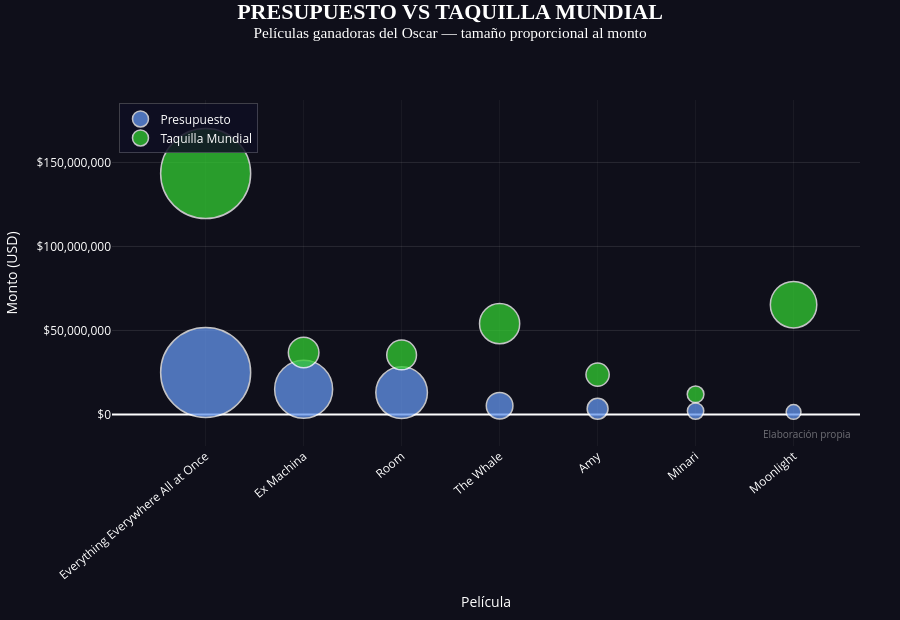

Source (notebook cell):
### Code cell
import plotly.graph_objects as go

# ── Filtrar solo películas que ganaron Oscar ──────────────────────────────────
df_oscar = (
    a24[a24["OSCAR"] == "YES"]
    .sort_values("PRESUPUESTO", ascending=False)
    .reset_index(drop=True)
)

# ── Figura ────────────────────────────────────────────────────────────────────
fig = go.Figure()

# Burbuja — Presupuesto
fig.add_trace(
    go.Scatter(
        x=df_oscar["TITULO"],
        y=df_oscar["PRESUPUESTO"],
        mode="markers",
        name="Presupuesto",
        marker=dict(
            size=df_oscar["PRESUPUESTO"] / df_oscar["PRESUPUESTO"].max() * 80 + 10,
            color="cornflowerblue",
            opacity=0.75,
            line=dict(width=1.5, color="white"),
        ),
        hovertemplate=(
            "<b>%{x}</b><br>"
            "Presupuesto: $%{y:,.0f}<extra></extra>"
        ),
    )
)

# Burbuja — Taquilla Mundial
fig.add_trace(
    go.Scatter(
        x=df_oscar["TITULO"],
        y=df_oscar["TAQUILLA MUNDIAL"],
        mode="markers",
        name="Taquilla Mundial",
        marker=dict(
            size=df_oscar["TAQUILLA MUNDIAL"] / df_oscar["TAQUILLA MUNDIAL"].max() * 80 + 10,
            color="limegreen",
            opacity=0.75,
            line=dict(width=1.5, color="white"),
        ),
        hovertemplate=(
            "<b>%{x}</b><br>"
            "Taquilla: $%{y:,.0f}<extra></extra>"
        ),
    )
)

# ── Layout ────────────────────────────────────────────────────────────────────
fig.update_layout(
    title=dict(
        text="<b>PRESUPUESTO VS TAQUILLA MUNDIAL</b><br><sup>Películas ganadoras del Oscar — tamaño proporcional al monto</sup>",
        font=dict(size=22, color="white", family="Arial Black"),
        x=0.5,
        xanchor="center",
        y=0.97,
    ),

    paper_bgcolor="#0f0f1a",
    plot_bgcolor="#0f0f1a",

    xaxis=dict(
        title="Película",
        color="white",
        tickangle=-40,
        automargin=True,
        gridcolor="rgba(255,255,255,0.05)",
    ),
    yaxis=dict(
        title="Monto (USD)",
        color="white",
        gridcolor="rgba(255,255,255,0.1)",
        tickformat="$,.0f",                         # log para que no aplaste las burbujas pequeñas
        exponentformat="none",
    ),

    legend=dict(
        font=dict(color="white", size=12),
        bgcolor="rgba(15,15,35,0.85)",
        bordercolor="rgba(255,255,255,0.2)",
        borderwidth=1,
        x=0.01,
        y=0.99,
        xanchor="left",
        yanchor="top",
    ),

    font=dict(color="white"),
    margin={"r": 40, "t": 100, "l": 80, "b": 140},
    height=620,

    annotations=[
        dict(
            text="Elaboración propia",
            x=0.99, y=0.01,
            xref="paper", yref="paper",
            showarrow=False,
            font=dict(size=10, color="rgba(255,255,255,0.4)"),
            xanchor="right",
        )
    ],
)

fig.show()

### Figure 1 — Plotly figure (JSON) as saved in the notebook; plotly's stock layout.template omitted (floating-point values rounded to 4 significant figures)
{"data": [{"hovertemplate": "<b>%{x}</b><br>Presupuesto: $%{y:,.0f}<extra></extra>", "marker": {"color": "cornflowerblue", "line": {"color": "white", "width": 1.5}, "opacity": 0.75, "size": [90, 58, 51.6, 26.62, 20.88, 16.4, 14.8]}, "mode": "markers", "name": "Presupuesto", "type": "scatter", "x": ["Everything Everywhere All at Once", "Ex Machina", "Room", "The Whale", "Amy", "Minari", "Moonlight"], "y": [25000000, 15000000, 13000000, 5193000.0, 3400000, 2000000, 1500000]}, {"hovertemplate": "<b>%{x}</b><br>Taquilla: $%{y:,.0f}<extra></extra>", "marker": {"color": "limegreen", "line": {"color": "white", "width": 1.5}, "opacity": 0.75, "size": [90, 30.58, 29.75, 40.15, 23.23, 16.71, 46.45]}, "mode": "markers", "name": "Taquilla Mundial", "type": "scatter", "x": ["Everything Everywhere All at Once", "Ex Machina", "Room", "The Whale", "Amy", "Minari", "Moonlight"], "y": [143400000, 36896242, 35401758, 54044481, 23706386, 12019408, 65336603]}], "layout": {"annotations": [{"font": {"color": "rgba(255,255,255,0.4)", "size": 10}, "showarrow": false, "text": "Elaboración propia", "x": 0.99, "xanchor": "right", "xref": "paper", "y": 0.01, "yref": "paper"}], "font": {"color": "white"}, "height": 620, "legend": {"bgcolor": "rgba(15,15,35,0.85)", "bordercolor": "rgba(255,255,255,0.2)", "borderwidth": 1, "font": {"color": "white", "size": 12}, "x": 0.01, "xanchor": "left", "y": 0.99, "yanchor": "top"}, "margin": {"b": 140, "l": 80, "r": 40, "t": 100}, "paper_bgcolor": "#0f0f1a", "plot_bgcolor": "#0f0f1a", "title": {"font": {"color": "white", "family": "Arial Black", "size": 22}, "text": "<b>PRESUPUESTO VS TAQUILLA MUNDIAL</b><br><sup>Películas ganadoras del Oscar — tamaño proporcional al monto</sup>", "x": 0.5, "xanchor": "center", "y": 0.97}, "xaxis": {"automargin": true, "color": "white", "gridcolor": "rgba(255,255,255,0.05)", "tickangle": -40, "title": {"text": "Película"}}, "yaxis": {"color": "white", "exponentformat": "none", "gridcolor": "rgba(255,255,255,0.1)", "tickformat": "$,.0f", "title": {"text": "Monto (USD)"}}}}
